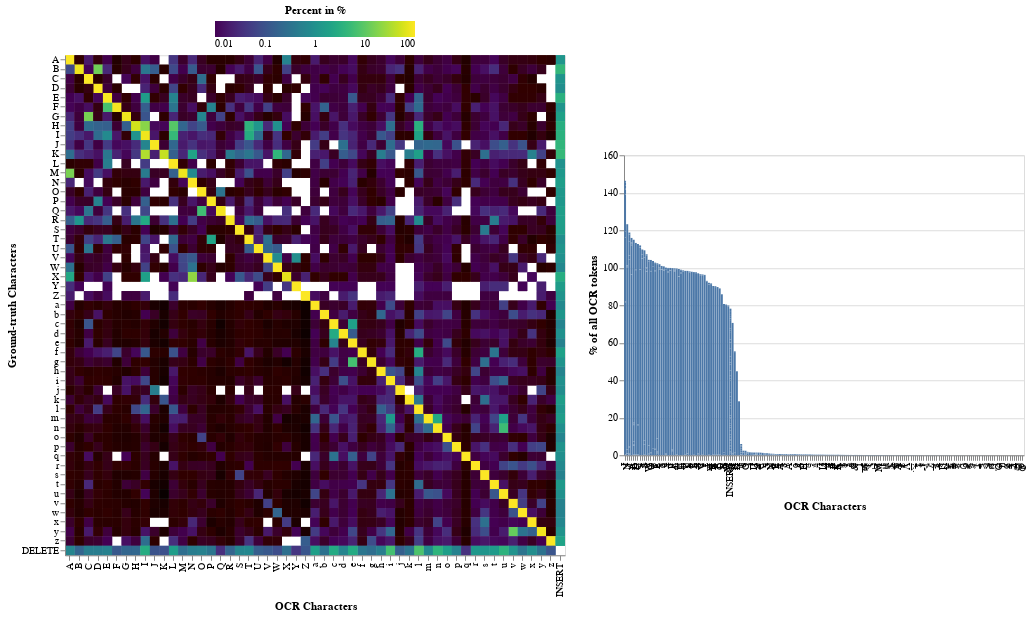

The notebook cell saved with this chart:
### Code cell
chart_alphas

### Figure 1 — Vega-Lite specification as saved in the notebook (floating-point values rounded to 4 significant figures; data arrays with more than 128 entries replaced by an {"elided": "..."} marker saying what was removed)
{"config": {"view": {"continuousWidth": 300, "continuousHeight": 300}}, "hconcat": [{"data": {"name": "data-29610fd3b57992bfbb17982aaadfe1bd"}, "mark": {"type": "rect"}, "encoding": {"color": {"field": "% of all OCR tokens", "legend": {"direction": "horizontal", "gradientLength": 200, "legendX": 150, "legendY": -50, "orient": "none", "titleAnchor": "middle"}, "scale": {"domain": [0.01, 100], "scheme": "viridis", "type": "log"}, "title": "Percent in %", "type": "quantitative"}, "opacity": {"condition": {"param": "param_18", "value": 1}, "value": 0.25}, "tooltip": [{"field": "pdf_letters", "title": "PDF", "type": "ordinal"}, {"field": "ocr_letters", "title": "OCR", "type": "ordinal"}, {"field": "name", "title": "Percentage", "type": "nominal"}, {"field": "Total Count of PDF token", "title": "Count", "type": "quantitative"}], "x": {"field": "ocr_letters", "sort": ["A", "B", "C", "D", "DELETE", "E", "F", "G", "H", "I", "J", "K", "L", "M", "N", "O", "P", "Q", "R", "S", "T", "U", "V", "W", "X", "Y", "Z", "a", "b", "c", "d", "e", "f", "g", "h", "i", "j", "k", "l", "m", "n", "o", "p", "q", "r", "s", "t", "u", "v", "w", "x", "y", "z", "INSERT"], "title": "OCR Characters", "type": "ordinal"}, "y": {"field": "pdf_letters", "sort": ["A", "B", "C", "D", "E", "F", "G", "H", "I", "J", "K", "L", "M", "N", "O", "P", "Q", "R", "S", "T", "U", "V", "W", "X", "Y", "Z", "a", "b", "c", "d", "e", "f", "g", "h", "i", "j", "k", "l", "m", "n", "o", "p", "q", "r", "s", "t", "u", "v", "w", "x", "y", "z", "DELETE"], "title": "Ground-truth Characters", "type": "ordinal"}}, "height": 500, "name": "view_18", "transform": [{"fold": ["% of all OCR tokens", "Total Count of PDF token"], "as": ["column", "value"]}], "width": 500}, {"data": {"name": "data-05620c6cb7db788c09846cec2f583f2d"}, "mark": {"type": "bar"}, "encoding": {"tooltip": [{"field": "pdf_letters", "title": "PDF", "type": "ordinal"}, {"field": "ocr_letters", "title": "OCR", "type": "ordinal"}, {"field": "name", "title": "Percentage", "type": "nominal"}, {"field": "Total Count of PDF token", "title": "Count", "type": "quantitative"}], "x": {"field": "ocr_letters", "sort": "-y", "title": "OCR Characters", "type": "ordinal"}, "y": {"field": "% of all OCR tokens", "type": "quantitative"}}, "transform": [{"filter": {"param": "param_18"}}, {"filter": {"field": "% of all OCR tokens", "range": [100, 0.01]}}], "width": 400}], "center": true, "params": [{"name": "param_18", "select": {"type": "point", "encodings": ["y"]}, "views": ["view_18"]}], "$schema": "https://vega.github.io/schema/vega-lite/v5.6.1.json", "datasets": {"data-29610fd3b57992bfbb17982aaadfe1bd": {"elided": "2615 records"}, "data-05620c6cb7db788c09846cec2f583f2d": {"elided": "2135 records"}}}
